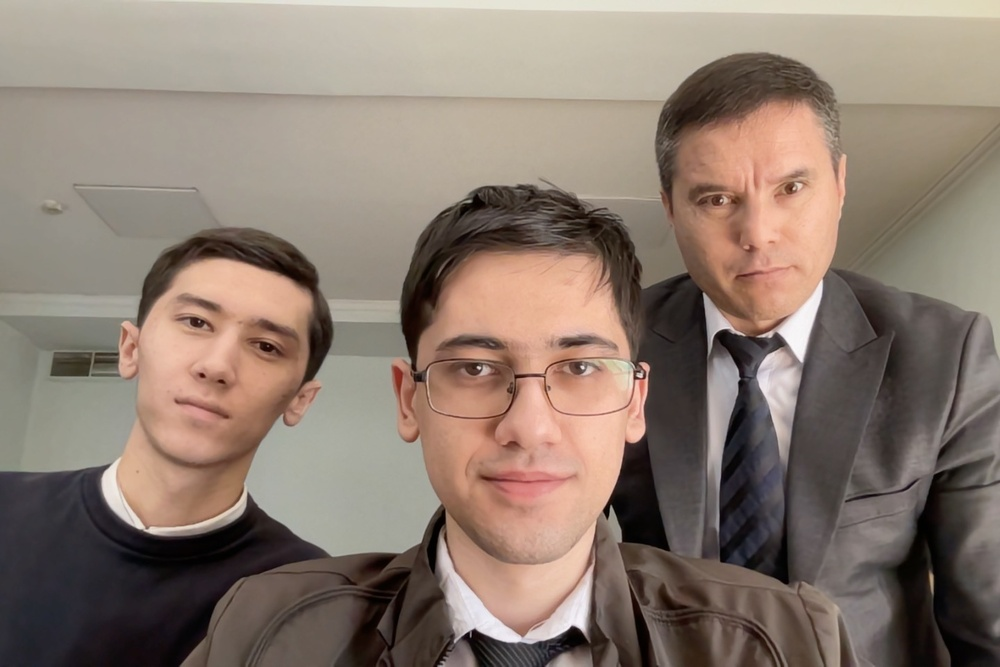
#> input picture shaxrillo/123.jpg, 1000 x 667 px, shrunk from 1440 x 960 before the run
$ python face.py
#> lines starting #> are read from the running program, lines starting #| are printed output that depends on the picture; after the words box and inside, x2 and y2 are one past the last pixel; in counts of white or black regions, pixels touching at a corner belong together
import cv2

face_cascade = cv2.CascadeClassifier(
    cv2.data.haarcascades + 'haarcascade_frontalface_default.xml'
)

image = cv2.imread('123.jpg')
#> image is the input picture: shape (667, 1000, 3); mean B, G, R 111.9, 123.3, 139.3
if image is None:
    raise FileNotFoundError("Image '123.jpg' not found")

gray = cv2.cvtColor(image, cv2.COLOR_BGR2GRAY)
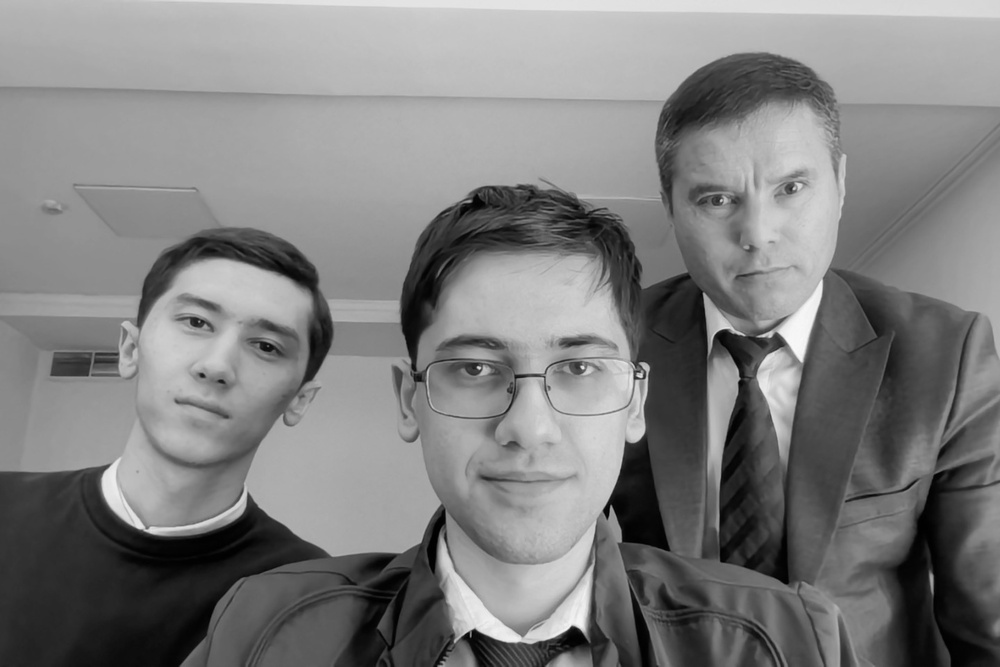
#> gray: shape (667, 1000); min 0, max 251, mean 126.8

faces = face_cascade.detectMultiScale(
    gray,
    scaleFactor=1.1,
    minNeighbors=5,
    minSize=(30, 30)
)
#> faces = [[749, 349, 55, 55], [655, 113, 209, 209], [121, 251, 210, 210], [382, 258, 292, 292]]

for (x, y, w, h) in faces:
    cv2.rectangle(image, (x, y), (x + w, y + h), (0, 255, 0), 2)
#> this loop made 4 passes
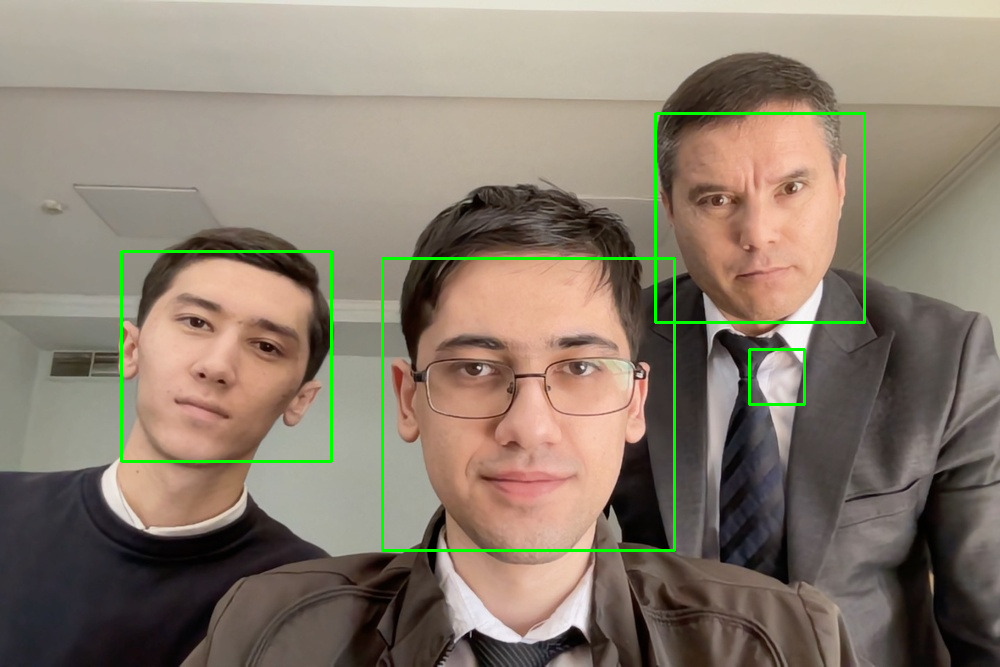
#> image: shape (667, 1000, 3); 1.37% of pixels changed, all inside (x1, y1, x2, y2) = (120, 112, 866, 552)

cv2.imshow('Detected Face', image)
cv2.waitKey(0)
cv2.destroyAllWindows()
